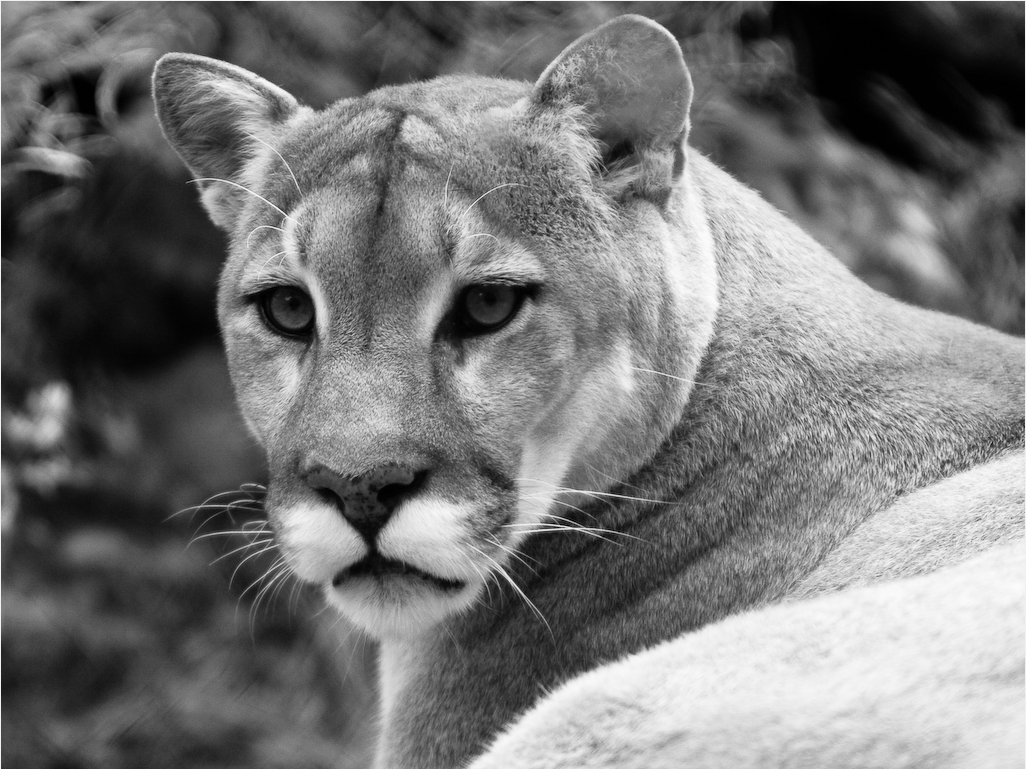
#> input picture Original.png, 1026 x 769 px
$ python img_registration.py   (Python 2 division)
#> lines starting #> are read from the running program, lines starting #| are printed output that depends on the picture; long printed decimals are rounded
##################### AUTHOR: CHRISTOS SMAILIS #####################
import cv2
import numpy as np
from matplotlib import pyplot as plt
import matplotlib.cm as cm
import math
import os
import time
#Function for computing Normalized Cross Correlation between 2 images
def NormalizedCrossCorrelation(T,I):
    IW, IH = I.shape[::-1]
    TW, TH = T.shape[::-1]
    I=np.float64(I)
    T=np.float64(T)
    Nominator = np.sum( np.multiply(T-T.mean(),I-I.mean()) )
    Denominator = np.sqrt(np.multiply( np.sum(np.square(T-T.mean())), np.sum(np.square(I-I.mean())) ))
    R=Nominator/Denominator
    return R

#Function that performs image rotation
def rotateImage(image, angle):
    (h, w) = image.shape[:2]
    center = (w / 2, h / 2)
    # rotate the image by 'angle' degrees
    M = cv2.getRotationMatrix2D(center, angle, 1.0)
    result = cv2.warpAffine(image, M, (w, h))
    return result

#Angle Estimation using Gaussian pyramids
def findBestAngleGaussPyr(original,rotated,level,initialAngle):
    maxNcc=-1
    maxAngle=-180
    resultingImage=[]
    print
    #if Level = 4 use angle range = [-70,70]
    if initialAngle == 70:
        print "Level: "+str(level)
        print "Image Size: " + str(rotated.shape)
        print "Angle Range: ("+str(-initialAngle)+", "+str(-initialAngle)+")"
        for angle in xrange(-initialAngle,initialAngle,1):
            #rotating image for angles within angle range
            GaRotated=rotateImage(rotated, angle)
            #computing NormalizedCrossCorrelation
            ncc = NormalizedCrossCorrelation(GaRotated,original)
            # finding angle with the higher  NormalizedCrossCorrelation
            if (maxNcc<ncc):
                maxNcc=ncc
                maxAngle=angle
                resultingImage=GaRotated
    else:
        #else compute a di9fferent angle range per level
        #(angle range is reduced per level)
        angleVariance=180*(level+1)*2/100
        print "Level: "+str(level)
        print "Image Size: " + str(rotated.shape)
        angleRange = range(initialAngle-int(angleVariance),initialAngle+int(angleVariance),1)
        print "Angle Range: "+str(angleRange[0])+","+str(angleRange[-1])

        for angle in angleRange:
            #rotating image for angles within angle range
            GaRotated = rotateImage(rotated, angle)
            #computing NormalizedCrossCorrelation
            ncc = NormalizedCrossCorrelation(GaRotated,original)
            # finding angle with the higher  NormalizedCrossCorrelation
            if (maxNcc<ncc):
                maxNcc=ncc
                maxAngle=angle
                resultingImage=GaRotated


    plt.figure(figsize=(20, 6))
    plt.subplot(131),plt.imshow(rotated,cmap = 'gray')
    plt.title('Source'), plt.xticks([]), plt.yticks([])
    plt.subplot(132),plt.imshow(original,cmap = 'gray')
    plt.title('Target'), plt.xticks([]), plt.yticks([])
    plt.subplot(133),plt.imshow(resultingImage,cmap = 'gray')
    plt.title('Result'), plt.xticks([]), plt.yticks([])
    plt.suptitle(" Gaussian Pyramid Level="+str(level)+", Rotation Angle="+str(maxAngle)+", NCC="+str(maxNcc))

    plt.savefig("plots/plot"+" Gaussian Pyramid Level="+str(level)+", Rotation Angle="+str(maxAngle)+", NCC="+str(maxNcc)+'.png', format='png')
    plt.close()
    print "NCC: "+str(maxNcc)
    print "Estmated Angle: "+str(maxAngle)
    return maxAngle


def findBestAngleSimple(original,rotated,initialAngle):
    maxNcc=-1
    maxAngle=-180
    resultingImage=[]
    print
    print "Angle Range: ("+str(-initialAngle)+", "+str(initialAngle)+")"
    print "Image Size: " + str(rotated.shape)
    for angle in xrange(-initialAngle,initialAngle,1):
        #rotating image for angles within angle range
        GaRotated=rotateImage(rotated, angle)
        #computing NormalizedCrossCorrelation
        ncc= NormalizedCrossCorrelation(GaRotated,original)
        # finding angle with the higher  NormalizedCrossCorrelation
        if (maxNcc<ncc):
            maxNcc=ncc
            maxAngle=angle
            resultingImage=GaRotated


    plt.figure(figsize=(20, 6))
    plt.subplot(131),plt.imshow(rotated,cmap = 'gray')
    plt.title('Source'), plt.xticks([]), plt.yticks([])
    plt.subplot(132),plt.imshow(original,cmap = 'gray')
    plt.title('Target'), plt.xticks([]), plt.yticks([])
    plt.subplot(133),plt.imshow(resultingImage,cmap = 'gray')
    plt.title('Result'), plt.xticks([]), plt.yticks([])
    plt.suptitle(" Simple Registration, Rotation Angle="+str(maxAngle)+", NCC="+str(maxNcc))


    plt.savefig("plots/plot"+" Simple NCC, Rotation Angle="+str(maxAngle)+", NCC="+str(maxNcc)+'.png', format='png')
    plt.close()
    print "NCC: "+str(maxNcc)
    print "Estmated Angle: "+str(maxAngle)
    return maxAngle

####################################################### Main Program ###########################################
if __name__ == '__main__':

#####Gaussian Pyramid Registration
    #All plots for this assignment are stored within a plots directory
    # that is created automatically after code execution
    if not os.path.exists("plots/"):
        os.makedirs("plots/")

    A = cv2.imread('Original.png')
#> A is the input picture: shape (769, 1026, 3); min 0, max 252, mean 119.1
    A = cv2.cvtColor(A, cv2.COLOR_BGR2GRAY)
#> A: shape (769, 1026)
    B = cv2.imread('Rotated.png')
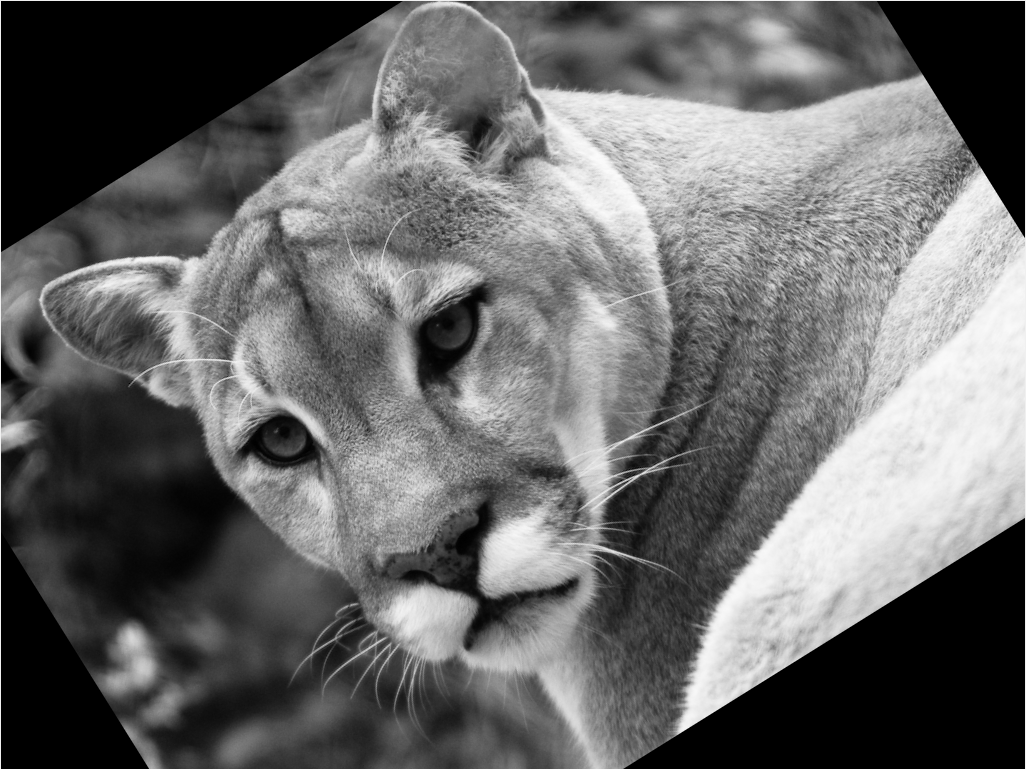
#> input picture Rotated.png, 1026 x 769 px
#> B is the input picture: shape (769, 1026, 3); min 0, max 252, mean 104.9
    B = cv2.cvtColor(B, cv2.COLOR_BGR2GRAY)
#> B: shape (769, 1026)

    # generate Gaussian pyramids for source and target
    Ga = A.copy() # target image
    Gb = B.copy() # source image
    initialAngle=70
    GaList=[Ga]
    GbList=[Gb]
    print "####### Gaussian Pyramid NCC Registration #######"
    start = time.time()

    for level in xrange(4):
        Ga = cv2.pyrDown(Ga)
        GaList.append(Ga)
        Gb = cv2.pyrDown(Gb)
        GbList.append(Gb)
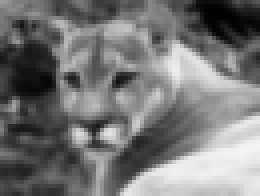
#> Ga: shape (49, 65) (shown 4 times larger); min 0, max 244, mean 118.7
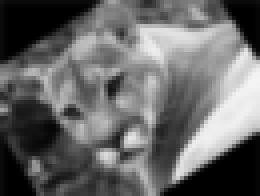
#> Gb: shape (49, 65) (shown 4 times larger); min 0, max 244, mean 103
#> after the loop, GaList = 5 items; GbList = 5 items

    for level in xrange(5):
        initialAngle=findBestAngleGaussPyr(GaList[4-level],GbList[4-level],4-level,initialAngle)
#> this loop made 5 passes
#> pass 1, in findBestAngleGaussPyr, `plt.savefig("plots/plot"+" Gaussian Pyramid Level="+str(level)+", Rota..`:
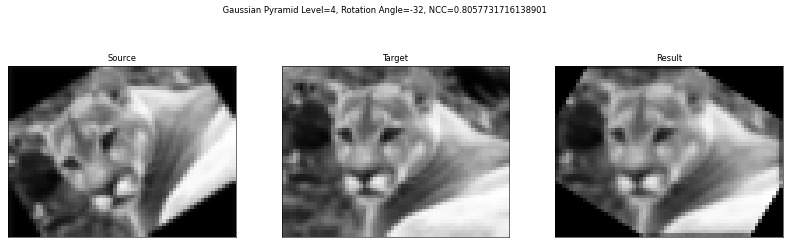
#> figure drawn by matplotlib, 3 panels
    end = time.time()
    print
    print "Time Elapsed:"
    print(end - start)
#####Simple NCC Registration
    print
    print "####### Simple NCC Registration #######"
    start = time.time()
    findBestAngleSimple(A,B,70)
#| Image Size: (769, 1026)
#> the loop in findBestAngleSimple, `for angle in xrange(-initialAngle,initialAngle,1):` made 140 passes
#> pass 1, in rotateImage (call 209), `result = cv2.warpAffine(image, M, (w, h))`:
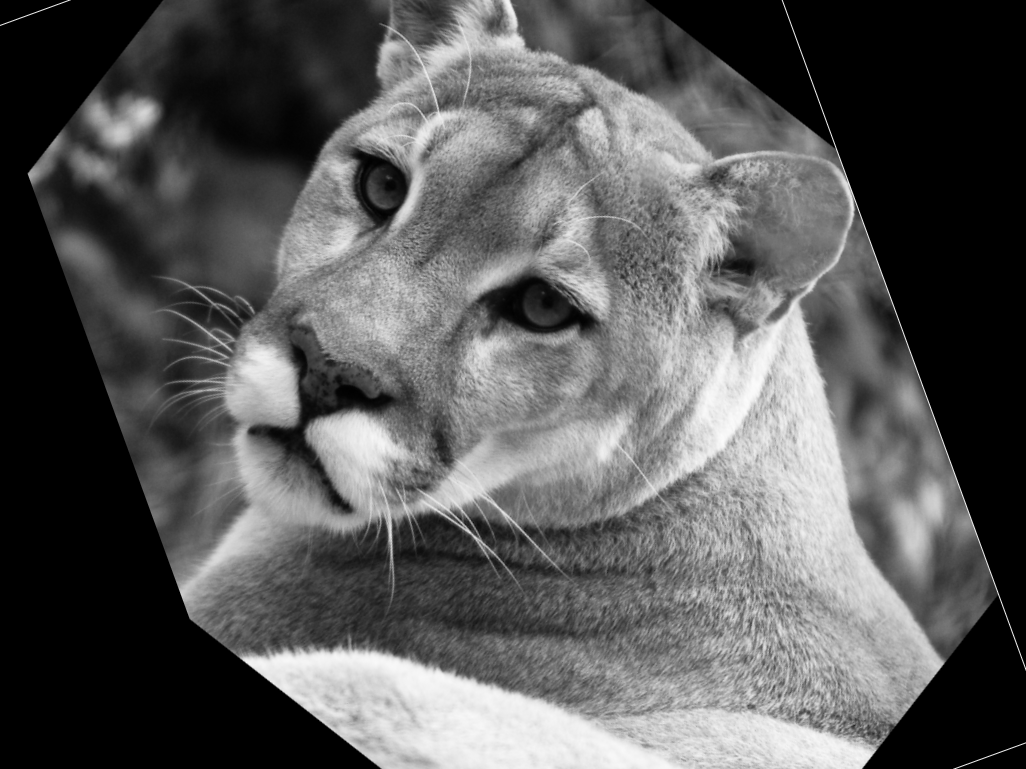
#> result: shape (769, 1026); min 0, max 251, mean 89.4
#> after the loop in findBestAngleSimple, `for angle in xrange(-initialAngle,initialAngle,1):`:
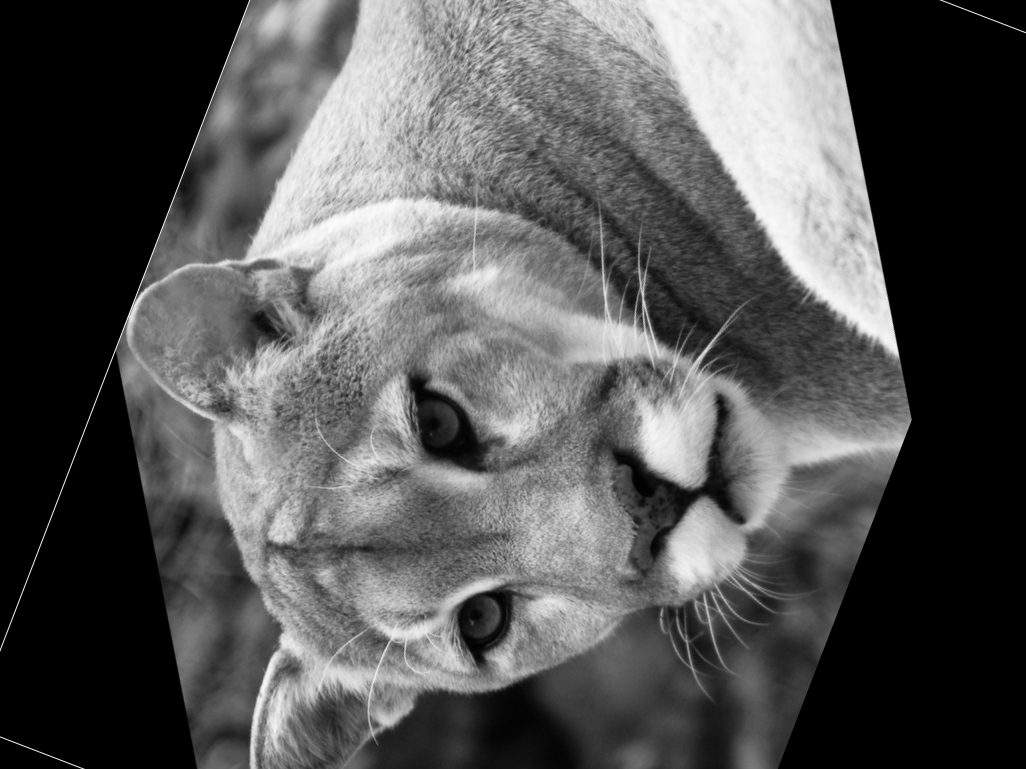
#> GaRotated: shape (769, 1026); min 0, max 251, mean 86
#> after the loop in findBestAngleSimple, `for angle in xrange(-initialAngle,initialAngle,1):`:
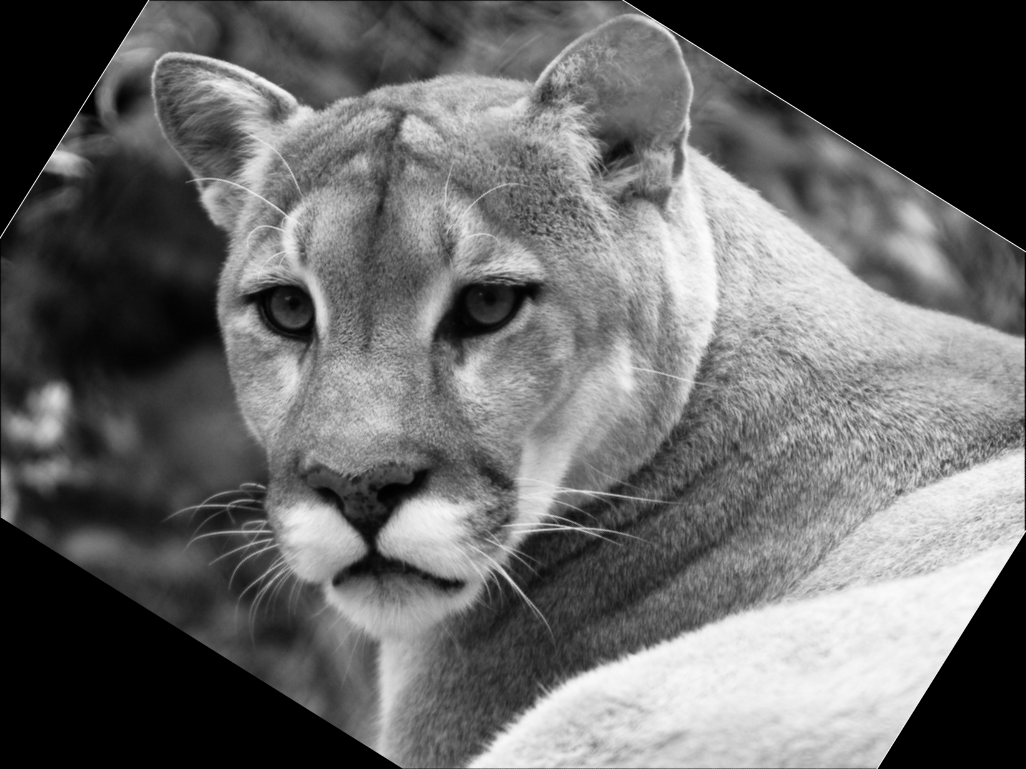
#> resultingImage: shape (769, 1026); min 0, max 252, mean 104.4
#| NCC: 0.8195
#| Estmated Angle: -32
    end = time.time()
    print
    print "Time Elapsed:"
    print(end - start)
